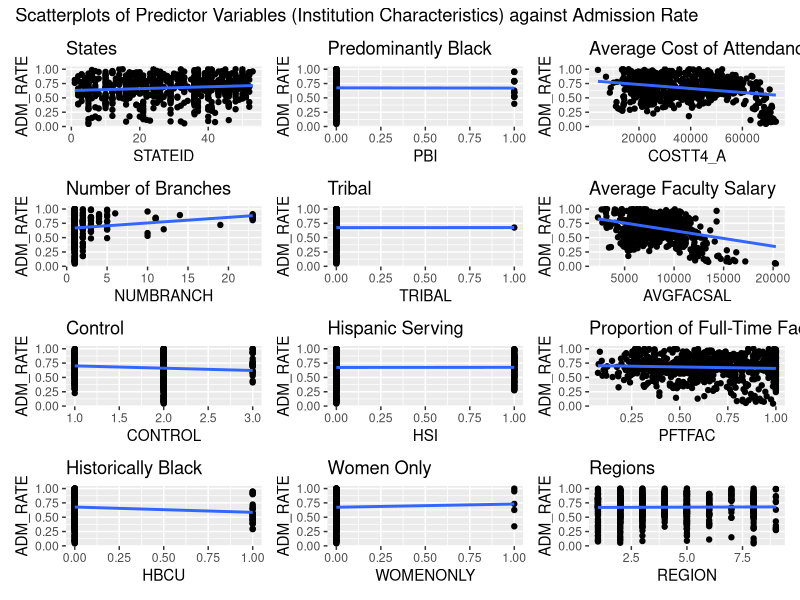
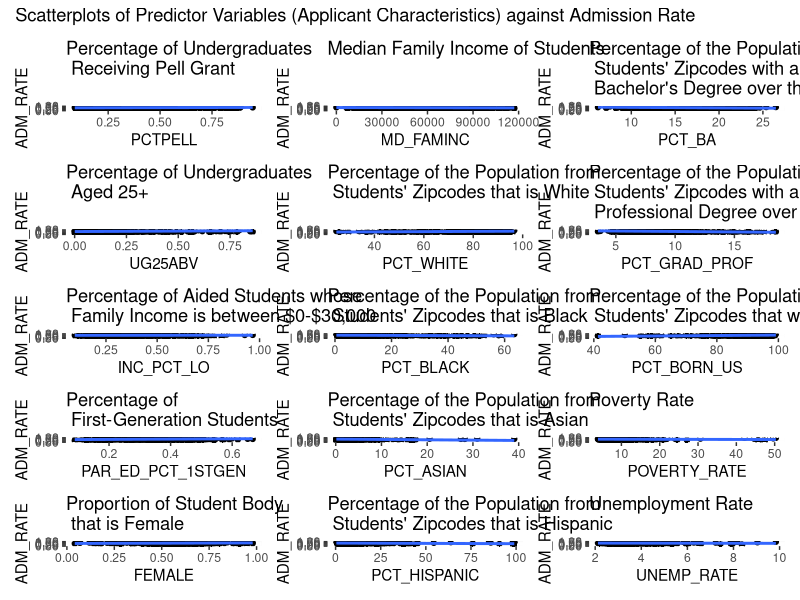
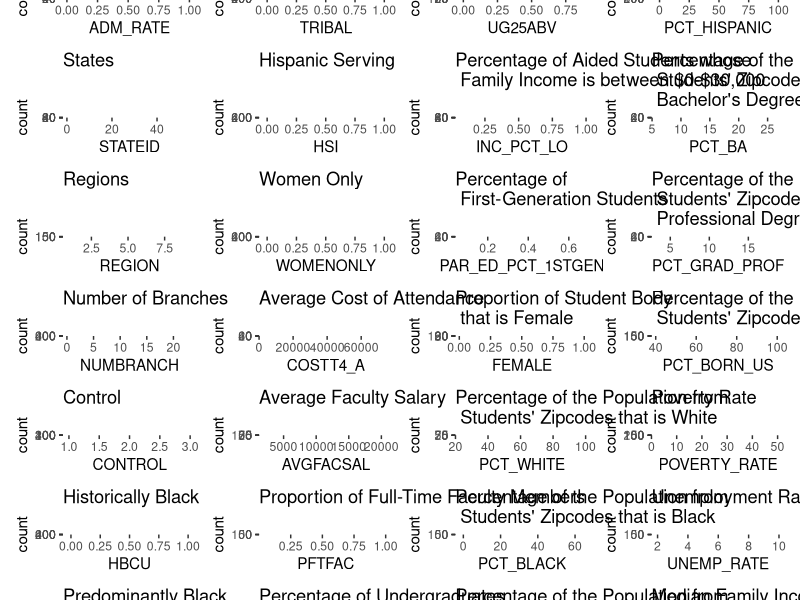
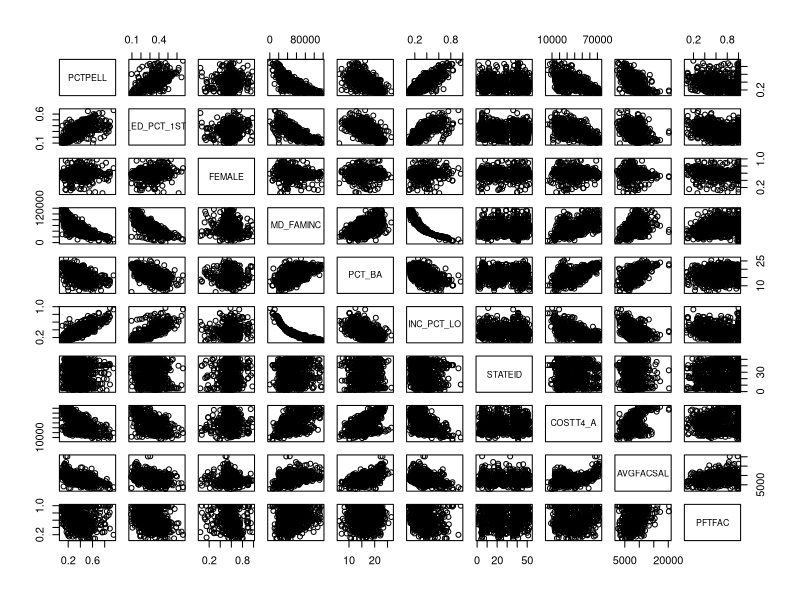
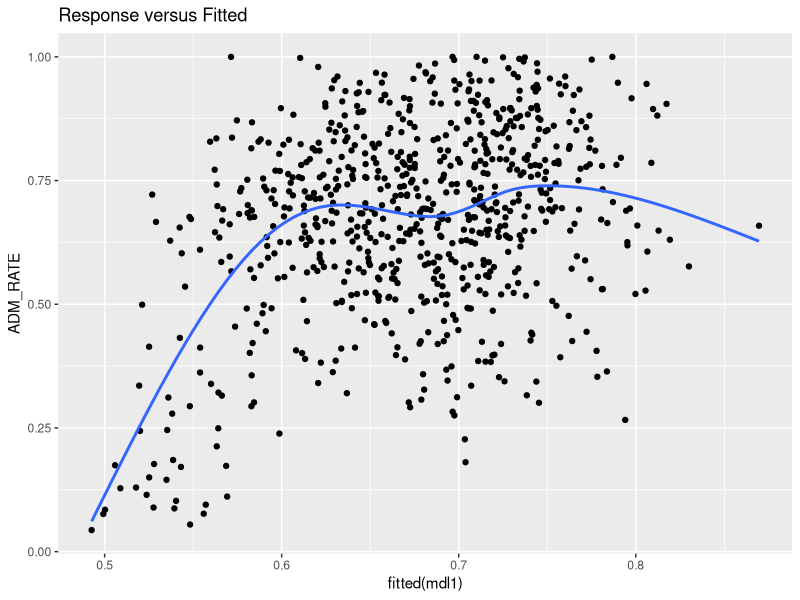
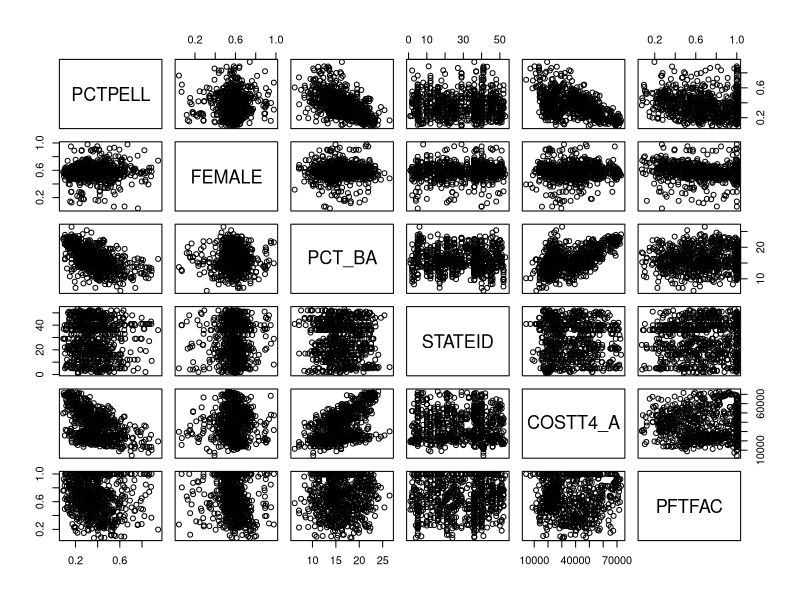
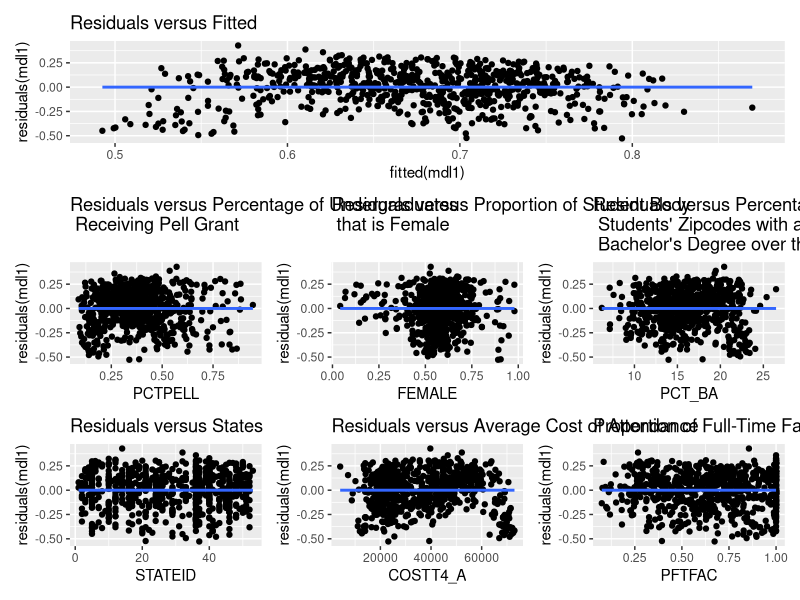
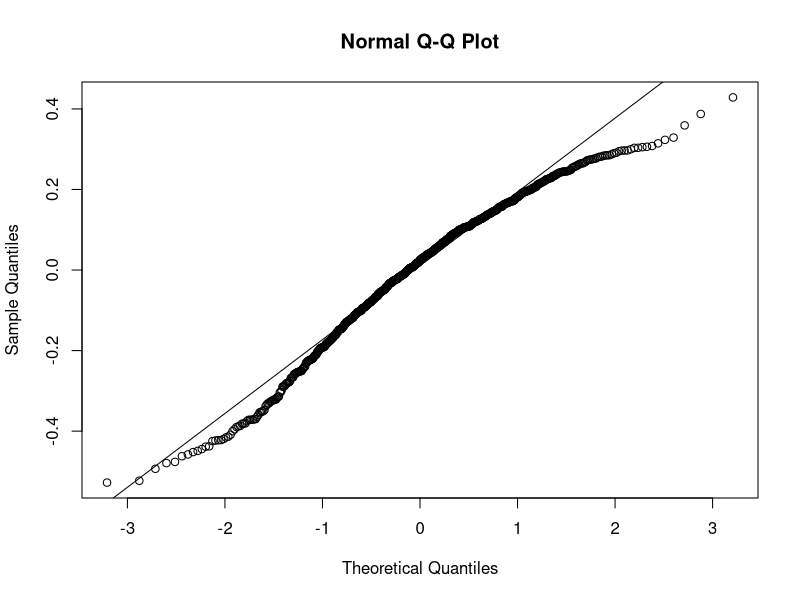

Write R code to recreate these figures, in order. (Note: this script raises an error after producing the figures.)
library("tidyverse")
library("patchwork")
library("car")

setwd("/Users/abrarnasir/Desktop/School/STA302/Video Project/STA302_VideoProject")
df <- read.csv("VPdataset.csv")

# df %>% drop_na()
df <- transform(df, STATEID = as.numeric(factor(STABBR)))
df <- df[, !(names(df) %in% c("UNITID", "INSTNM", "STABBR"))]
df <- df %>% relocate(STATEID)
df <- df %>% relocate(ADM_RATE)

full0 <- lm(ADM_RATE ~., data = df)

plt1 <- ggplot(df, aes(STATEID, ADM_RATE)) + geom_point() + ggtitle("States") + geom_smooth(method = 'lm', se = FALSE)
plt2 <- ggplot(df, aes(NUMBRANCH, ADM_RATE)) + geom_point() + ggtitle("Number of Branches") + geom_smooth(method = 'lm', se = FALSE)
plt3 <- ggplot(df, aes(CONTROL, ADM_RATE)) + geom_point() + ggtitle("Control") + geom_smooth(method = 'lm', se = FALSE)
plt4 <- ggplot(df, aes(HBCU, ADM_RATE)) + geom_point() + ggtitle("Historically Black") + geom_smooth(method = 'lm', se = FALSE)
plt5 <- ggplot(df, aes(PBI, ADM_RATE)) + geom_point() + ggtitle("Predominantly Black") + geom_smooth(method = 'lm', se = FALSE)
plt6 <- ggplot(df, aes(TRIBAL, ADM_RATE)) + geom_point() + ggtitle("Tribal") + geom_smooth(method = 'lm', se = FALSE)
plt7 <- ggplot(df, aes(HSI, ADM_RATE)) + geom_point() + ggtitle("Hispanic Serving") + geom_smooth(method = 'lm', se = FALSE)
plt8 <- ggplot(df, aes(WOMENONLY, ADM_RATE)) + geom_point() + ggtitle("Women Only") + geom_smooth(method = 'lm', se = FALSE)
plt9 <- ggplot(df, aes(COSTT4_A, ADM_RATE)) + geom_point() + ggtitle("Average Cost of Attendance") + geom_smooth(method = 'lm', se = FALSE)
plt10 <- ggplot(df, aes(AVGFACSAL, ADM_RATE)) + geom_point() + ggtitle("Average Faculty Salary") + geom_smooth(method = 'lm', se = FALSE)
plt11 <- ggplot(df, aes(PFTFAC, ADM_RATE)) + geom_point() + ggtitle("Proportion of Full-Time Faculty Members") + geom_smooth(method = 'lm', se = FALSE)
plt12 <- ggplot(df, aes(REGION, ADM_RATE)) + geom_point() + ggtitle("Regions") + geom_smooth(method = 'lm', se = FALSE)
plt1 + plt2 + plt3 + plt4 + plt5 + plt6 + plt7 + plt8 + plt9 + plt10 + plt11 + plt12 + plot_layout(nrow = 4, byrow = FALSE) + plot_annotation(title = 'Scatterplots of Predictor Variables (Institution Characteristics) against Admission Rate')

plt1 <- ggplot(df, aes(PCTPELL, ADM_RATE)) + geom_point() + ggtitle("Percentage of Undergraduates \n Receiving Pell Grant") + geom_smooth(method = 'lm', se = FALSE)
plt2 <- ggplot(df, aes(UG25ABV, ADM_RATE)) + geom_point() + ggtitle("Percentage of Undergraduates \n Aged 25+") + geom_smooth(method = 'lm', se = FALSE)
plt3 <- ggplot(df, aes(INC_PCT_LO, ADM_RATE)) + geom_point() + ggtitle("Percentage of Aided Students whose \n Family Income is between $0-$30,000") + geom_smooth(method = 'lm', se = FALSE)
plt4 <- ggplot(df, aes(PAR_ED_PCT_1STGEN, ADM_RATE)) + geom_point() + ggtitle("Percentage of \n First-Generation Students") + geom_smooth(method = 'lm', se = FALSE)
plt5 <- ggplot(df, aes(FEMALE, ADM_RATE)) + geom_point() + ggtitle("Proportion of Student Body \n that is Female") + geom_smooth(method = 'lm', se = FALSE)
plt6 <- ggplot(df, aes(MD_FAMINC, ADM_RATE)) + geom_point() + ggtitle("Median Family Income of Students") + geom_smooth(method = 'lm', se = FALSE)
plt7 <- ggplot(df, aes(PCT_WHITE, ADM_RATE)) + geom_point() + ggtitle("Percentage of the Population from \n Students' Zipcodes that is White") + geom_smooth(method = 'lm', se = FALSE)
plt8 <- ggplot(df, aes(PCT_BLACK, ADM_RATE)) + geom_point() + ggtitle("Percentage of the Population from \n Students' Zipcodes that is Black") + geom_smooth(method = 'lm', se = FALSE)
plt9 <- ggplot(df, aes(PCT_ASIAN, ADM_RATE)) + geom_point() + ggtitle("Percentage of the Population from \n Students' Zipcodes that is Asian") + geom_smooth(method = 'lm', se = FALSE)
plt10 <- ggplot(df, aes(PCT_HISPANIC, ADM_RATE)) + geom_point() + ggtitle("Percentage of the Population from \n Students' Zipcodes that is Hispanic") + geom_smooth(method = 'lm', se = FALSE)
plt11 <- ggplot(df, aes(PCT_BA, ADM_RATE)) + geom_point() + ggtitle("Percentage of the Population from \n Students' Zipcodes with a \n Bachelor's Degree over the Age 25") + geom_smooth(method = 'lm', se = FALSE)
plt12 <- ggplot(df, aes(PCT_GRAD_PROF, ADM_RATE)) + geom_point() + ggtitle("Percentage of the Population from \n Students' Zipcodes with a \n Professional Degree over the Age 25") + geom_smooth(method = 'lm', se = FALSE)
plt13 <- ggplot(df, aes(PCT_BORN_US, ADM_RATE)) + geom_point() + ggtitle("Percentage of the Population from \n Students' Zipcodes that was Born in the US") + geom_smooth(method = 'lm', se = FALSE)
plt14 <- ggplot(df, aes(POVERTY_RATE, ADM_RATE)) + geom_point() + ggtitle("Poverty Rate") + geom_smooth(method = 'lm', se = FALSE)
plt15 <- ggplot(df, aes(UNEMP_RATE, ADM_RATE)) + geom_point() + ggtitle("Unemployment Rate") + geom_smooth(method = 'lm', se = FALSE)
plt1 + plt2 + plt3 + plt4 + plt5 + plt6 + plt7 + plt8 + plt9 + plt10 + plt11 + plt12 + plt13 + plt14 + plt15  + plot_layout(nrow = 5, byrow = FALSE) + plot_annotation(title = 'Scatterplots of Predictor Variables (Applicant Characteristics) against Admission Rate')

hist1 <- ggplot(df, aes(x = ADM_RATE)) + geom_histogram() + ggtitle("Admission Rate")
hist2 <- ggplot(df, aes(x = STATEID)) + geom_histogram() + ggtitle("States")
hist3 <- ggplot(df, aes(x = REGION)) + geom_histogram() + ggtitle("Regions")
hist4 <- ggplot(df, aes(x = NUMBRANCH)) + geom_histogram() + ggtitle("Number of Branches") 
hist5 <- ggplot(df, aes(x = CONTROL)) + geom_histogram() + ggtitle("Control") 
hist6 <- ggplot(df, aes(x = HBCU)) + geom_histogram() + ggtitle("Historically Black")
hist7 <- ggplot(df, aes(x = PBI)) + geom_histogram() + ggtitle("Predominantly Black")
hist8 <- ggplot(df, aes(x = TRIBAL)) + geom_histogram() + ggtitle("Tribal")
hist9 <- ggplot(df, aes(x = HSI)) + geom_histogram() + ggtitle("Hispanic Serving")
hist10 <- ggplot(df, aes(x = WOMENONLY)) + geom_histogram() + ggtitle("Women Only")
hist11 <- ggplot(df, aes(x = COSTT4_A)) + geom_histogram() + ggtitle("Average Cost of Attendance")
hist12 <- ggplot(df, aes(x = AVGFACSAL)) + geom_histogram() + ggtitle("Average Faculty Salary")
hist13 <- ggplot(df, aes(x = PFTFAC)) + geom_histogram() + ggtitle("Proportion of Full-Time Faculty Members")
hist14 <- ggplot(df, aes(x = PCTPELL)) + geom_histogram() + ggtitle("Percentage of Undergraduates \n Receiving Pell Grant")
hist15 <- ggplot(df, aes(x = UG25ABV)) + geom_histogram() + ggtitle("Percentage of Undergraduates \n Aged 25+")
hist16 <- ggplot(df, aes(x = INC_PCT_LO)) + geom_histogram() + ggtitle("Percentage of Aided Students whose \n Family Income is between $0-$30,000")
hist17 <- ggplot(df, aes(x = PAR_ED_PCT_1STGEN)) + geom_histogram() + ggtitle("Percentage of \n First-Generation Students")
hist18 <- ggplot(df, aes(x = FEMALE)) + geom_histogram() + ggtitle("Proportion of Student Body \n that is Female")
hist19 <- ggplot(df, aes(x = PCT_WHITE)) + geom_histogram() + ggtitle("Percentage of the Population from \n Students' Zipcodes that is White")
hist20 <- ggplot(df, aes(x = PCT_BLACK)) + geom_histogram() + ggtitle("Percentage of the Population from \n Students' Zipcodes that is Black")
hist21 <- ggplot(df, aes(x = PCT_ASIAN)) + geom_histogram() + ggtitle("Percentage of the Population from \n Students' Zipcodes that is Asian")
hist22 <- ggplot(df, aes(x = PCT_HISPANIC)) + geom_histogram() + ggtitle("Percentage of the Population from \n Students' Zipcodes that is Hispanic")
hist23 <- ggplot(df, aes(x = PCT_BA)) + geom_histogram() + ggtitle("Percentage of the Population from \n Students' Zipcodes with a \n Bachelor's Degree over the Age 25")
hist24 <- ggplot(df, aes(x = PCT_GRAD_PROF)) + geom_histogram() + ggtitle("Percentage of the Population from \n Students' Zipcodes with a \n Professional Degree over the Age 25")
hist25 <- ggplot(df, aes(x = PCT_BORN_US)) + geom_histogram() + ggtitle("Percentage of the Population from \n Students' Zipcodes that was Born in the US")
hist26 <- ggplot(df, aes(x = POVERTY_RATE)) + geom_histogram() + ggtitle("Poverty Rate")
hist27 <- ggplot(df, aes(x = UNEMP_RATE)) + geom_histogram() + ggtitle("Unemployment Rate")
hist28 <- ggplot(df, aes(x = MD_FAMINC)) + geom_histogram() + ggtitle("Median Family Income of Students")
hist1 + hist2 + hist3 + hist4 + hist5 + hist6 + hist7 + hist8 + hist9 + hist10 + hist11 + hist12 + hist13 + hist14 + hist15 + hist16 + hist17 + hist18 + hist19 + hist20 + hist21 + hist22 + hist23 + hist24 + hist25 + hist26 + hist27 + hist28 + plot_layout(nrow = 7, byrow = FALSE) + plot_annotation(title = 'Histograms of Variables')

full <- lm(ADM_RATE ~ PCTPELL + PAR_ED_PCT_1STGEN + FEMALE + MD_FAMINC + PCT_BA + INC_PCT_LO + STATEID + COSTT4_A + AVGFACSAL + PFTFAC, data = df)
summary(full)
pairs(~ PCTPELL + PAR_ED_PCT_1STGEN + FEMALE + MD_FAMINC + PCT_BA + INC_PCT_LO + STATEID + COSTT4_A + AVGFACSAL + PFTFAC, data = df)

mdl1 <- lm(ADM_RATE ~ PCTPELL + FEMALE + PCT_BA + STATEID + COSTT4_A + PFTFAC, data = df)

ggplot(df, aes(fitted(mdl1), ADM_RATE)) + geom_point() + ggtitle("Response versus Fitted") + geom_smooth(method = 'gam', se = FALSE)

pairs(~ PCTPELL + FEMALE + PCT_BA + STATEID + COSTT4_A + PFTFAC, data = df)

resy <- ggplot(df, aes(fitted(mdl1), residuals(mdl1))) + geom_point() + ggtitle("Residuals versus Fitted") + geom_smooth(method = 'lm', se = FALSE)
res1 <- ggplot(df, aes(PCTPELL, residuals(mdl1))) + geom_point() + ggtitle("Residuals versus Percentage of Undergraduates \n Receiving Pell Grant") + geom_smooth(method = 'lm', se = FALSE)
res2 <- ggplot(df, aes(FEMALE, residuals(mdl1))) + geom_point() + ggtitle("Residuals versus Proportion of Student Body \n that is Female") + geom_smooth(method = 'lm', se = FALSE)
res3 <- ggplot(df, aes(PCT_BA, residuals(mdl1))) + geom_point() + ggtitle("Residuals versus Percentage of the Population from \n Students' Zipcodes with a \n Bachelor's Degree over the Age 25") + geom_smooth(method = 'lm', se = FALSE)
res4 <- ggplot(df, aes(STATEID, residuals(mdl1))) + geom_point() + ggtitle("Residuals versus States") + geom_smooth(method = 'lm', se = FALSE)
res5 <- ggplot(df, aes(COSTT4_A, residuals(mdl1))) + geom_point() + ggtitle("Residuals versus Average Cost of Attendance") + geom_smooth(method = 'lm', se = FALSE)
res6 <- ggplot(df, aes(PFTFAC, residuals(mdl1))) + geom_point() + ggtitle("Proportion of Full-Time Faculty Members") + geom_smooth(method = 'lm', se = FALSE)

(resy) /
  (res1 + res2 + res3) /
  (res4 + res5 + res6)

qqnorm(residuals(mdl1))
qqline(residuals(mdl1))

bc <- boxCox(mdl1)
lambda <- bc$x[which.max(bc$y)]

df$transformed_ADM_RATE <- df$ADM_RATE ** 1.5

mdl2 <- lm(transformed_ADM_RATE ~ PCTPELL + FEMALE + PCT_BA + STATEID + COSTT4_A + PFTFAC, data = df)

ggplot(df, aes(fitted(mdl2), transformed_ADM_RATE)) + geom_point() + ggtitle("Response versus Fitted") + geom_smooth(method = 'lm', se = FALSE)

pairs(~ PCTPELL + FEMALE + PCT_BA + STATEID + COSTT4_A + PFTFAC, data = df)

resty <- ggplot(df, aes(fitted(mdl2), residuals(mdl2))) + geom_point() + ggtitle("Residuals versus Fitted") + geom_smooth(method = 'lm', se = FALSE)
rest1 <- ggplot(df, aes(PCTPELL, residuals(mdl2))) + geom_point() + ggtitle("Residuals versus Percentage of Undergraduates \n Receiving Pell Grant") + geom_smooth(method = 'lm', se = FALSE)
rest2 <- ggplot(df, aes(FEMALE, residuals(mdl2))) + geom_point() + ggtitle("Residuals versus Proportion of Student Body \n that is Female") + geom_smooth(method = 'lm', se = FALSE)
rest3 <- ggplot(df, aes(PCT_BA, residuals(mdl2))) + geom_point() + ggtitle("Residuals versus Percentage of the Population from \n Students' Zipcodes with a \n Bachelor's Degree over the Age 25") + geom_smooth(method = 'lm', se = FALSE)
rest4 <- ggplot(df, aes(STATEID, residuals(mdl2))) + geom_point() + ggtitle("Residuals versus States") + geom_smooth(method = 'lm', se = FALSE)
rest5 <- ggplot(df, aes(COSTT4_A, residuals(mdl2))) + geom_point() + ggtitle("Residuals versus Average Cost of Attendance") + geom_smooth(method = 'lm', se = FALSE)
rest6 <- ggplot(df, aes(PFTFAC, residuals(mdl2))) + geom_point() + ggtitle("Proportion of Full-Time Faculty Members") + geom_smooth(method = 'lm', se = FALSE)

(resty) /
  (rest1 + rest2 + rest3) /
  (rest4 + rest5 + rest6)

qqnorm(residuals(mdl2))
qqline(residuals(mdl2))

mdl3 <- lm(ADM_RATE ~ FEMALE + PCT_BA + STATEID + COSTT4_A + PFTFAC, data = df)

summary(full0)
summary(full)
summary(mdl1)
summary(mdl2)
summary(mdl3)



